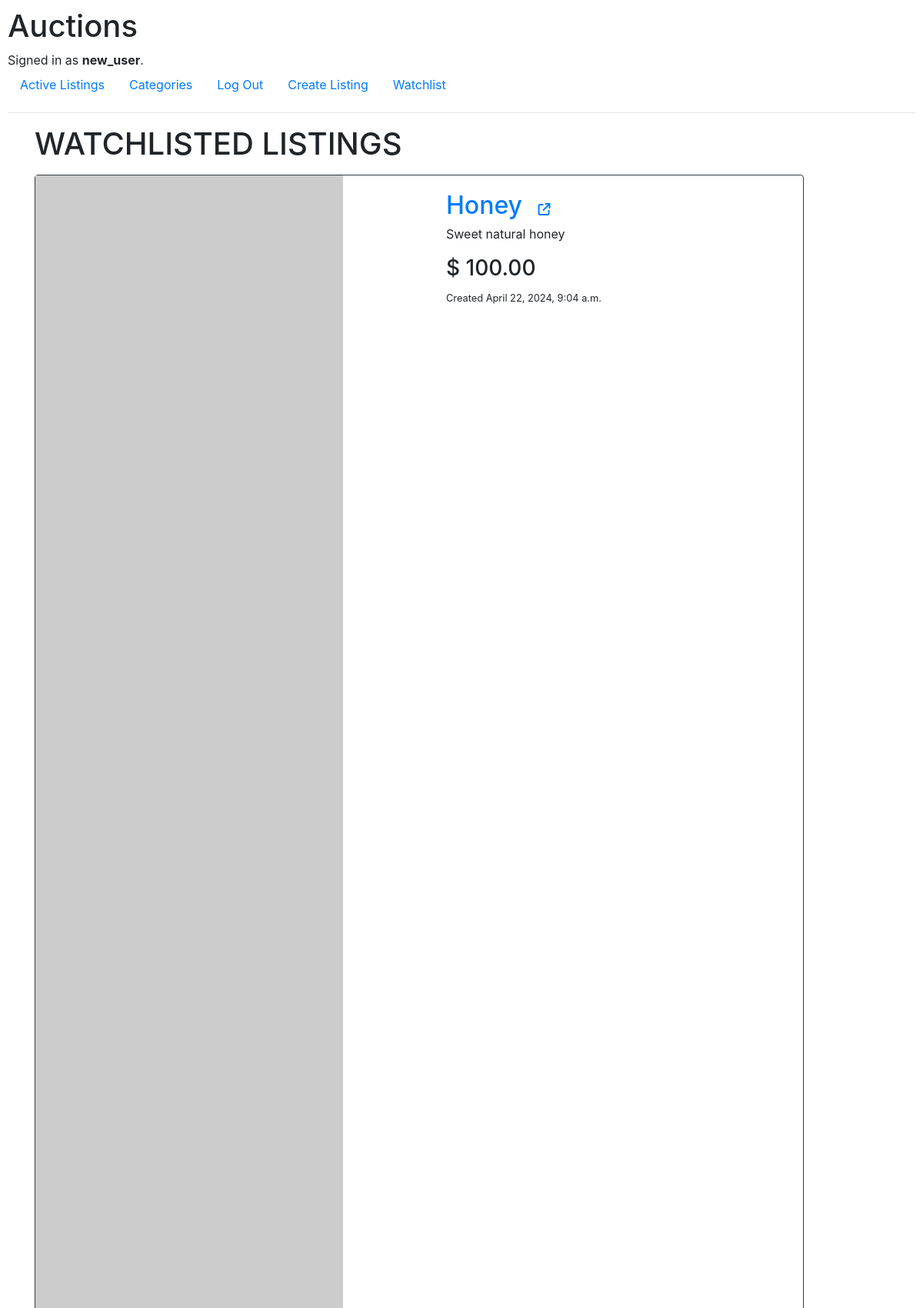
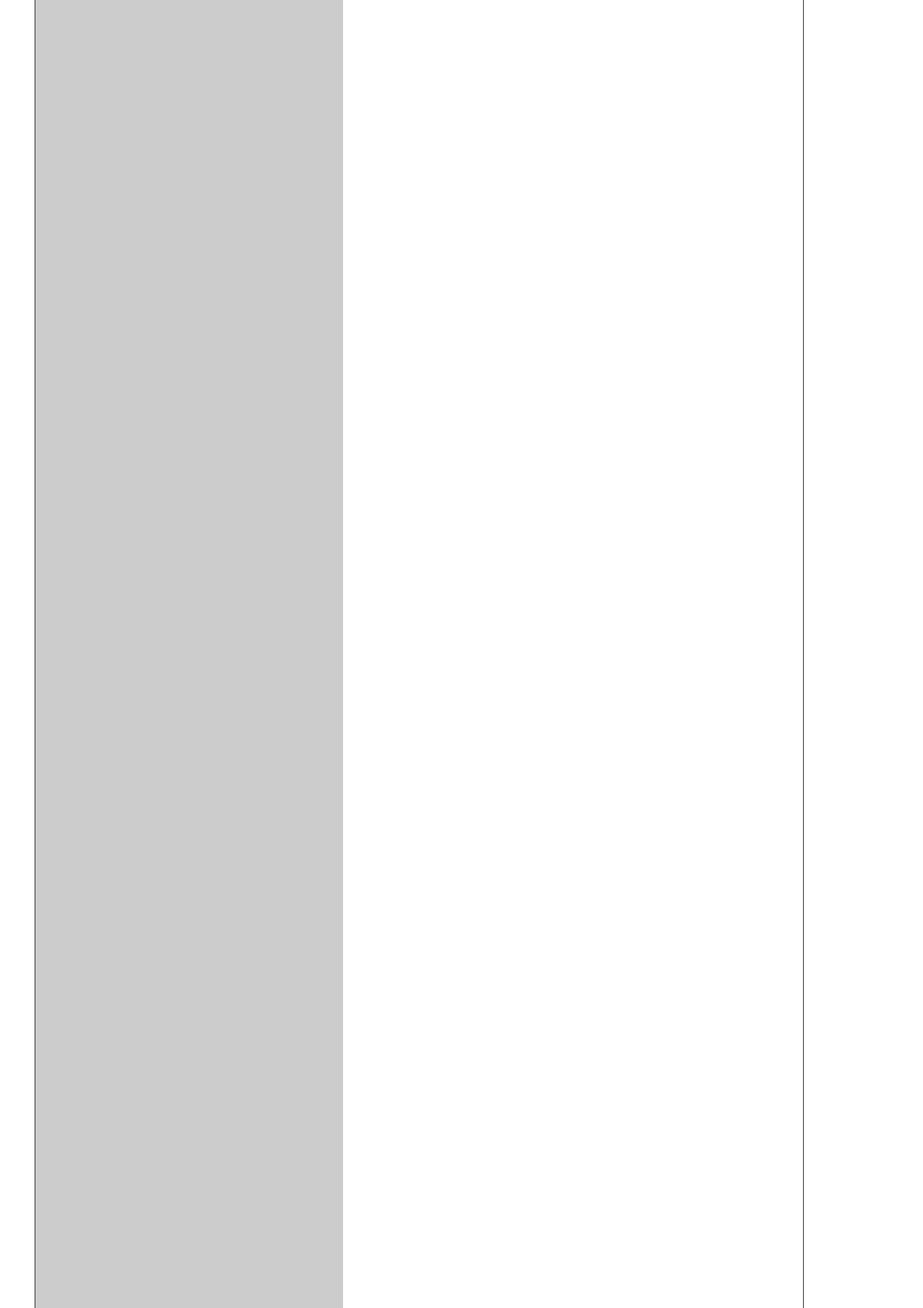
The page /watchlist (signed in, upper part) on the database its author committed (2 pictures, top to bottom).
### auctions/models.py (models this page shows, shortened)
class User(AbstractUser):
    pass

class Listings(models.Model):
    title = models.CharField(max_length=64)
    description = models.TextField()
    image = models.URLField(blank=True)
    starting_bid = models.DecimalField(max_digits=20, decimal_places=2, validators=[MinValueValidator(0.1)])
    seller = models.ForeignKey(User, on_delete=models.CASCADE, related_name="listings")
    active = models.BooleanField(default=True)
    category = models.ManyToManyField(Category, blank=True, related_name="categories")
    timestamp = models.DateTimeField(auto_now_add=True)

### auctions/views.py (the view)
# urls.py: path("watchlist", views.watchlist, name="watchlist"),
@login_required
def watchlist(request):
    if request.method == "POST":
        try:
            user = User.objects.get(pk=request.user.id)
        except User.DoesNotExist:
             messages.error(request, "User does not exist.", extra_tags="danger")
        listing_id = request.POST["listing_id"]
        try:
            listing = Listings.objects.get(pk=listing_id)
        except Listings.DoesNotExist:
            messages.error(request, "Listing does not exist.", extra_tags="danger")
        try:
            remove_watchlist = Watchlist.objects.get(user=user, item=listing)
            remove_watchlist.delete()
            print("success")
        except Watchlist.DoesNotExist:
            add_watchlist = Watchlist(item=listing, user=user)
            add_watchlist.save()
        return HttpResponseRedirect(reverse("view_listing", args=(listing_id,)))
    else:
        watchlist = request.user.watchlist.all()
        listings = []
        for list in watchlist:
            listings.append({"listing":list.item, "max_bid":get_max_bid(list.item)})
        return render(request, "auctions/watchlist.html", {
            "listings": listings
        })

### auctions/helpers.py (called while the page is built)
def get_max_bid(listing):
    max = listing.bid.all().aggregate(Max("bid"))
    if max["bid__max"] != None:
        return max['bid__max']
    else:
        return listing.starting_bid

### auctions/templates/auctions/watchlist.html
{% extends "auctions/list_layout.html" %}
{% block page_title%}
WATCHLISTED LISTINGS
{%endblock%}

### auctions/templates/auctions/list_layout.html (shortened to what this page needs)
{% extends "auctions/layout.html" %}
{% block body %}
<div class="container mx-auto">
    <h1 class="text-bg-info mb-3">{%block page_title %}{%endblock%}</h1>
    {% for listing in listings%}
    <div class="card border-dark text-bg-dark mb-3" style="max-width: 1000px;">
        <div class="row g-0">
          <div class="col-md-6">
            {% if listing.listing.image == '' %}
                {%load static%}
                {% else %}
                <img class="img-fluid rounded-start" src={{listing.listing.image}} alt={{listing.listing.title}} height="300" width="400">
            {% endif %}
          </div>
          <div class="col-md-6">
            <div class="card-body">
                <a class="h2" href="{% url 'view_listing' listing.listing.id%}" class="listing_link">
                    {{listing.listing.title}}  <i class="fa-solid fa-arrow-up-right-from-square p-1 my-2 mx-2" style="font-size:1rem"></i>
                 </a>
              <p class="card-text">{{listing.listing.description}}</p>
              <h3>$
                {{listing.max_bid|floatformat:2}}
            </h3>
              <p class="card-text"><small class="text-body-secondary">Created {{listing.listing.timestamp}}</small></p>
            </div>
          </div>
        </div>
      </div>
        {% endfor %}
    </div>
{% endblock %}

### auctions/templates/auctions/layout.html (shortened to what this page needs)
{% load static %}
<!DOCTYPE html>
<html lang="en">
    <head>
        <link rel="stylesheet" href="https://stackpath.bootstrapcdn.com/bootstrap/4.4.1/css/bootstrap.min.css">
        <link href="{% static 'auctions/styles.css' %}" rel="stylesheet">
    </head>
    <body>
        <h1>Auctions</h1>
        <div>
            {% if user.is_authenticated %}
                Signed in as <strong>{{ user.username }}</strong>.
            {% else %}
                Not signed in.
            {% endif %}
        </div>
        <ul class="nav">
            <li class="nav-item">
                <a class="nav-link" href="{% url 'index' %}">Active Listings</a>
            </li>
            <li class="nav-item">
                <a class="nav-link" href="{% url 'categories' %}">Categories</a>
            </li>
            {% if user.is_authenticated %}
                <li class="nav-item">
                    <a class="nav-link" href="{% url 'logout' %}">Log Out</a>
                </li>
                <li class="nav-item">
                    <a class="nav-link" href="{% url 'create' %}">Create Listing</a>
                </li>
                <li class="nav-item">
                    <a class="nav-link" href="{% url 'watchlist' %}">Watchlist</a>
                </li>
            {% endif %}
        </ul>
        <hr>
        {% block body %}
        {% endblock %}
    </body>
</html>

### auctions/static/auctions/styles.css (style rules this page uses)
body { padding: 10px; }

### rows shown on the page
User: username "new_user"
Listings: listing "Honey", listing.description "Sweet natural honey", max_bid "100.00", listing.timestamp "April 22, 2024, 9:04 a.m."
